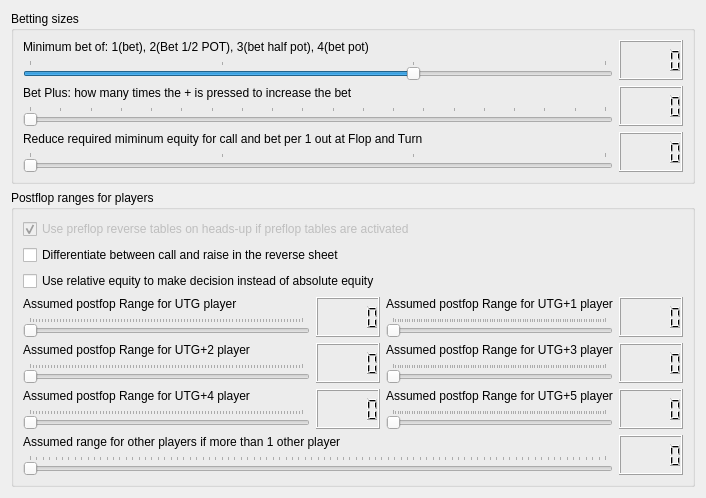
     <widget class="QWidget" name="tab_3">
      <attribute name="title">
       <string>Betting and Ranges</string>
      </attribute>
      <layout class="QGridLayout" name="gridLayout_15">
       <item row="0" column="0">
        <widget class="QGroupBox" name="groupBox_14">
         <property name="title">
          <string>Betting sizes</string>
         </property>
         <layout class="QGridLayout" name="gridLayout_11">
          <item row="0" column="0">
           <layout class="QHBoxLayout" name="horizontalLayout_19">
            <item>
             <layout class="QVBoxLayout" name="verticalLayout_52">
              <item>
               <widget class="QLabel" name="label_21">
                <property name="text">
                 <string>Minimum bet of: 1(bet), 2(Bet 1/2 POT), 3(bet half pot), 4(bet pot)</string>
                </property>
               </widget>
              </item>
              <item>
               <widget class="QSlider" name="minimum_bet_size">
                <property name="enabled">
                 <bool>true</bool>
                </property>
                <property name="mouseTracking">
                 <bool>false</bool>
                </property>
                <property name="toolTip">
                 <string>&lt;html&gt;&lt;head/&gt;&lt;body&gt;&lt;p&gt;This impacts the amount the bot will bet after the flop. You can set it to 3 if you only want it to bet at least half a pot, even though he would bet only bet or Bet 1/2 POT&lt;/p&gt;&lt;/body&gt;&lt;/html&gt;</string>
                </property>
                <property name="minimum">
                 <number>1</number>
                </property>
                <property name="maximum">
                 <number>4</number>
                </property>
                <property name="pageStep">
                 <number>1</number>
                </property>
                <property name="value">
                 <number>3</number>
                </property>
                <property name="orientation">
                 <enum>Qt::Horizontal</enum>
                </property>
                <property name="tickPosition">
                 <enum>QSlider::TicksAbove</enum>
                </property>
               </widget>
              </item>
             </layout>
            </item>
            <item>
             <widget class="QLCDNumber" name="lcdNumber_106"/>
            </item>
           </layout>
          </item>
          <item row="1" column="0">
           <layout class="QHBoxLayout" name="horizontalLayout_5">
            <item>
             <layout class="QVBoxLayout" name="verticalLayout_14">
              <item>
               <widget class="QLabel" name="label_20">
                <property name="text">
                 <string>Bet Plus: how many times the + is pressed to increase the bet</string>
                </property>
               </widget>
              </item>
              <item>
               <widget class="QSlider" name="BetPlusInc">
                <property name="mouseTracking">
                 <bool>false</bool>
                </property>
                <property name="toolTip">
                 <string>&lt;html&gt;&lt;head/&gt;&lt;body&gt;&lt;p&gt;When the bot decides a simple press on the bet button is not enough, it can do a 'Bet 1/2 POT'. That means it will shift the slider to the right with x clicks and then only press the bet button. Here you can adjust how many times it should click to slide the slider to the right to increase the bet size.&lt;/p&gt;&lt;/body&gt;&lt;/html&gt;</string>
                </property>
                <property name="minimum">
                 <number>1</number>
                </property>
                <property name="maximum">
                 <number>20</number>
                </property>
                <property name="pageStep">
                 <number>1</number>
                </property>
                <property name="orientation">
                 <enum>Qt::Horizontal</enum>
                </property>
                <property name="tickPosition">
                 <enum>QSlider::TicksAbove</enum>
                </property>
               </widget>
              </item>
             </layout>
            </item>
            <item>
             <widget class="QLCDNumber" name="lcdNumber_56"/>
            </item>
           </layout>
          </item>
          <item row="2" column="0">
           <layout class="QHBoxLayout" name="horizontalLayout_7">
            <item>
             <layout class="QVBoxLayout" name="verticalLayout_16">
              <item>
               <widget class="QLabel" name="label_24">
                <property name="text">
                 <string>Reduce required miminum equity for call and bet per 1 out at Flop and Turn</string>
                </property>
               </widget>
              </item>
              <item>
               <widget class="QSlider" name="out_multiplier">
                <property name="mouseTracking">
                 <bool>false</bool>
                </property>
                <property name="toolTip">
                 <string>&lt;html&gt;&lt;head/&gt;&lt;body&gt;&lt;p&gt;When the bot decides a simple press on the bet button is not enough, it can do a 'Bet 1/2 POT'. That means it will shift the slider to the right with x clicks and then only press the bet button. Here you can adjust how many times it should click to slide the slider to the right to increase the bet size.&lt;/p&gt;&lt;/body&gt;&lt;/html&gt;</string>
                </property>
                <property name="minimum">
                 <number>0</number>
                </property>
                <property name="maximum">
                 <number>3</number>
                </property>
                <property name="pageStep">
                 <number>1</number>
                </property>
                <property name="orientation">
                 <enum>Qt::Horizontal</enum>
                </property>
                <property name="tickPosition">
                 <enum>QSlider::TicksAbove</enum>
                </property>
               </widget>
              </item>
             </layout>
            </item>
            <item>
             <widget class="QLCDNumber" name="lcdNumber_69"/>
            </item>
           </layout>
          </item>
         </layout>
        </widget>
       </item>
       <item row="1" column="0">
        <widget class="QGroupBox" name="groupBox_13">
         <property name="title">
          <string>Postflop ranges for players</string>
         </property>
         <layout class="QGridLayout" name="gridLayout_14">
          <item row="0" column="0" colspan="2">
           <widget class="QCheckBox" name="checkBox">
            <property name="enabled">
             <bool>false</bool>
            </property>
            <property name="text">
             <string>Use preflop reverse tables on heads-up if preflop tables are activated</string>
            </property>
            <property name="checkable">
             <bool>true</bool>
            </property>
            <property name="checked">
             <bool>true</bool>
            </property>
           </widget>
          </item>
          <item row="3" column="1">
           <layout class="QHBoxLayout" name="horizontalLayout_12">
            <item>
             <layout class="QVBoxLayout" name="verticalLayout_21">
              <item>
               <widget class="QLabel" name="label_28">
                <property name="text">
                 <string>Assumed postfop Range for UTG+1 player</string>
                </property>
               </widget>
              </item>
              <item>
               <widget class="QSlider" name="range_utg1">
                <property name="enabled">
                 <bool>true</bool>
                </property>
                <property name="mouseTracking">
                 <bool>false</bool>
                </property>
                <property name="toolTip">
                 <string>&lt;html&gt;&lt;head/&gt;&lt;body&gt;&lt;p&gt;For the calculation of the equity after the flop, the other players are given ranges. Here you can adjust the top% of preflop equity cards that the player is assumed to hold. 100% means he can hold any cards. &lt;/p&gt;&lt;/body&gt;&lt;/html&gt;</string>
                </property>
                <property name="minimum">
                 <number>10</number>
                </property>
                <property name="maximum">
                 <number>100</number>
                </property>
                <property name="pageStep">
                 <number>1</number>
                </property>
                <property name="orientation">
                 <enum>Qt::Horizontal</enum>
                </property>
                <property name="tickPosition">
                 <enum>QSlider::TicksAbove</enum>
                </property>
               </widget>
              </item>
             </layout>
            </item>
            <item>
             <widget class="QLCDNumber" name="lcdNumber_70"/>
            </item>
           </layout>
          </item>
          <item row="5" column="0">
           <layout class="QHBoxLayout" name="horizontalLayout_17">
            <item>
             <layout class="QVBoxLayout" name="verticalLayout_50">
              <item>
               <widget class="QLabel" name="label_55">
                <property name="text">
                 <string>Assumed postfop Range for UTG+4 player</string>
                </property>
               </widget>
              </item>
              <item>
               <widget class="QSlider" name="range_utg4">
                <property name="enabled">
                 <bool>true</bool>
                </property>
                <property name="mouseTracking">
                 <bool>false</bool>
                </property>
                <property name="toolTip">
                 <string>&lt;html&gt;&lt;head/&gt;&lt;body&gt;&lt;p&gt;For the calculation of the equity after the flop, the other players are given ranges. Here you can adjust the top% of preflop equity cards that the player is assumed to hold. 100% means he can hold any cards. &lt;/p&gt;&lt;/body&gt;&lt;/html&gt;</string>
                </property>
                <property name="minimum">
                 <number>10</number>
                </property>
                <property name="maximum">
                 <number>100</number>
                </property>
                <property name="pageStep">
                 <number>1</number>
                </property>
                <property name="orientation">
                 <enum>Qt::Horizontal</enum>
                </property>
                <property name="tickPosition">
                 <enum>QSlider::TicksAbove</enum>
                </property>
               </widget>
              </item>
             </layout>
            </item>
            <item>
             <widget class="QLCDNumber" name="lcdNumber_104"/>
            </item>
           </layout>
          </item>
          <item row="4" column="0">
           <layout class="QHBoxLayout" name="horizontalLayout_10">
            <item>
             <layout class="QVBoxLayout" name="verticalLayout_19">
              <item>
               <widget class="QLabel" name="label_26">
                <property name="text">
                 <string>Assumed postfop Range for UTG+2 player</string>
                </property>
               </widget>
              </item>
              <item>
               <widget class="QSlider" name="range_utg2">
                <property name="enabled">
                 <bool>true</bool>
                </property>
                <property name="mouseTracking">
                 <bool>false</bool>
                </property>
                <property name="toolTip">
                 <string>&lt;html&gt;&lt;head/&gt;&lt;body&gt;&lt;p&gt;For the calculation of the equity after the flop, the other players are given ranges. Here you can adjust the top% of preflop equity cards that the player is assumed to hold. 100% means he can hold any cards. &lt;/p&gt;&lt;/body&gt;&lt;/html&gt;</string>
                </property>
                <property name="minimum">
                 <number>10</number>
                </property>
                <property name="maximum">
                 <number>100</number>
                </property>
                <property name="pageStep">
                 <number>1</number>
                </property>
                <property name="orientation">
                 <enum>Qt::Horizontal</enum>
                </property>
                <property name="tickPosition">
                 <enum>QSlider::TicksAbove</enum>
                </property>
               </widget>
              </item>
             </layout>
            </item>
            <item>
             <widget class="QLCDNumber" name="lcdNumber_68"/>
            </item>
           </layout>
          </item>
          <item row="3" column="0">
           <layout class="QHBoxLayout" name="horizontalLayout_6">
            <item>
             <layout class="QVBoxLayout" name="verticalLayout_15">
              <item>
               <widget class="QLabel" name="label_22">
                <property name="text">
                 <string>Assumed postfop Range for UTG player</string>
                </property>
               </widget>
              </item>
              <item>
               <widget class="QSlider" name="range_utg0">
                <property name="enabled">
                 <bool>true</bool>
                </property>
                <property name="mouseTracking">
                 <bool>false</bool>
                </property>
                <property name="toolTip">
                 <string>&lt;html&gt;&lt;head/&gt;&lt;body&gt;&lt;p&gt;For the calculation of the equity after the flop, the other players are given ranges. Here you can adjust the top% of preflop equity cards that the player is assumed to hold. 100% means he can hold any cards. &lt;/p&gt;&lt;/body&gt;&lt;/html&gt;</string>
                </property>
                <property name="minimum">
                 <number>10</number>
                </property>
                <property name="maximum">
                 <number>100</number>
                </property>
                <property name="pageStep">
                 <number>1</number>
                </property>
                <property name="orientation">
                 <enum>Qt::Horizontal</enum>
                </property>
                <property name="tickPosition">
                 <enum>QSlider::TicksAbove</enum>
                </property>
               </widget>
              </item>
             </layout>
            </item>
            <item>
             <widget class="QLCDNumber" name="lcdNumber_64"/>
            </item>
           </layout>
          </item>
          <item row="4" column="1">
           <layout class="QHBoxLayout" name="horizontalLayout_16">
            <item>
             <layout class="QVBoxLayout" name="verticalLayout_49">
              <item>
               <widget class="QLabel" name="label_54">
                <property name="text">
                 <string>Assumed postfop Range for UTG+3 player</string>
                </property>
               </widget>
              </item>
              <item>
               <widget class="QSlider" name="range_utg3">
                <property name="enabled">
                 <bool>true</bool>
                </property>
                <property name="mouseTracking">
                 <bool>false</bool>
                </property>
                <property name="toolTip">
                 <string>&lt;html&gt;&lt;head/&gt;&lt;body&gt;&lt;p&gt;For the calculation of the equity after the flop, the other players are given ranges. Here you can adjust the top% of preflop equity cards that the player is assumed to hold. 100% means he can hold any cards. &lt;/p&gt;&lt;/body&gt;&lt;/html&gt;</string>
                </property>
                <property name="minimum">
                 <number>10</number>
                </property>
                <property name="maximum">
                 <number>100</number>
                </property>
                <property name="pageStep">
                 <number>1</number>
                </property>
                <property name="orientation">
                 <enum>Qt::Horizontal</enum>
                </property>
                <property name="tickPosition">
                 <enum>QSlider::TicksAbove</enum>
                </property>
               </widget>
              </item>
             </layout>
            </item>
            <item>
             <widget class="QLCDNumber" name="lcdNumber_103"/>
            </item>
           </layout>
          </item>
          <item row="6" column="0" colspan="2">
           <layout class="QHBoxLayout" name="horizontalLayout_22">
            <item>
             <layout class="QVBoxLayout" name="verticalLayout_71">
              <item>
               <widget class="QLabel" name="label_83">
                <property name="text">
                 <string>Assumed range for other players if more than 1 other player</string>
                </property>
               </widget>
              </item>
              <item>
               <widget class="QSlider" name="range_multiple_players">
                <property name="enabled">
                 <bool>true</bool>
                </property>
                <property name="mouseTracking">
                 <bool>false</bool>
                </property>
                <property name="toolTip">
                 <string>&lt;html&gt;&lt;head/&gt;&lt;body&gt;&lt;p&gt;For the calculation of the equity after the flop, the other players are given ranges. Here you can adjust the top% of preflop equity cards that the playesr are assumed to hold. 100% means they can hold any cards. &lt;/p&gt;&lt;/body&gt;&lt;/html&gt;</string>
                </property>
                <property name="minimum">
                 <number>10</number>
                </property>
                <property name="maximum">
                 <number>100</number>
                </property>
                <property name="pageStep">
                 <number>1</number>
                </property>
                <property name="orientation">
                 <enum>Qt::Horizontal</enum>
                </property>
                <property name="tickPosition">
                 <enum>QSlider::TicksAbove</enum>
                </property>
               </widget>
              </item>
             </layout>
            </item>
            <item>
             <widget class="QLCDNumber" name="lcdNumber_126"/>
            </item>
           </layout>
          </item>
          <item row="5" column="1">
           <layout class="QHBoxLayout" name="horizontalLayout_18">
            <item>
             <layout class="QVBoxLayout" name="verticalLayout_51">
              <item>
               <widget class="QLabel" name="label_56">
                <property name="text">
                 <string>Assumed postfop Range for UTG+5 player</string>
                </property>
               </widget>
              </item>
              <item>
               <widget class="QSlider" name="range_utg5">
                <property name="enabled">
                 <bool>true</bool>
                </property>
                <property name="mouseTracking">
                 <bool>false</bool>
                </property>
                <property name="toolTip">
                 <string>&lt;html&gt;&lt;head/&gt;&lt;body&gt;&lt;p&gt;For the calculation of the equity after the flop, the other players are given ranges. Here you can adjust the top% of preflop equity cards that the player is assumed to hold. 100% means he can hold any cards. &lt;/p&gt;&lt;/body&gt;&lt;/html&gt;</string>
                </property>
                <property name="minimum">
                 <number>10</number>
                </property>
                <property name="maximum">
                 <number>100</number>
                </property>
                <property name="pageStep">
                 <number>1</number>
                </property>
                <property name="orientation">
                 <enum>Qt::Horizontal</enum>
                </property>
                <property name="tickPosition">
                 <enum>QSlider::TicksAbove</enum>
                </property>
               </widget>
              </item>
             </layout>
            </item>
            <item>
             <widget class="QLCDNumber" name="lcdNumber_105"/>
            </item>
           </layout>
          </item>
          <item row="1" column="0">
           <widget class="QCheckBox" name="differentiate_reverse_sheet">
            <property name="toolTip">
             <string/>
            </property>
            <property name="text">
             <string>Differentiate between call and raise in the reverse sheet</string>
            </property>
           </widget>
          </item>
          <item row="2" column="0">
           <widget class="QCheckBox" name="use_relative_equity">
            <property name="enabled">
             <bool>true</bool>
            </property>
            <property name="toolTip">
             <string>WIll use the equity of the preflop range divide by the actual equity as basis for decision</string>
            </property>
            <property name="text">
             <string>Use relative equity to make decision instead of absolute equity</string>
            </property>
           </widget>
          </item>
         </layout>
        </widget>
       </item>
      </layout>
      <widget class="QLabel" name="label_74">
       <property name="geometry">
        <rect>
         <x>9</x>
         <y>154</y>
         <width>16</width>
         <height>16</height>
        </rect>
       </property>
       <property name="font">
        <font>
         <weight>75</weight>
         <bold>true</bold>
        </font>
       </property>
       <property name="text">
        <string/>
       </property>
      </widget>
     </widget>
